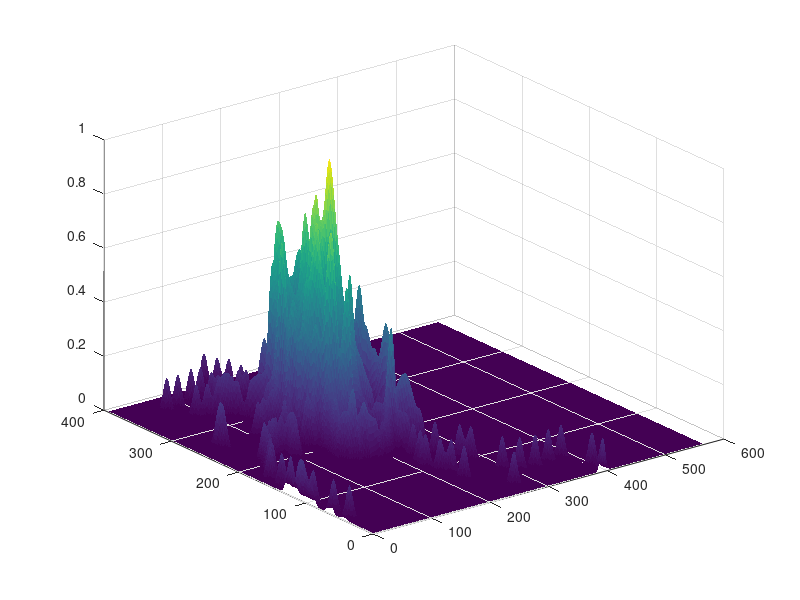

Here is the MATLAB script that generated this plot: (Note: this script raises an error after producing the figure.)
close all;
clear;
clc;

addpath('jsonlab-1.5');
load('mask.mat');

Bound.x = 566;
Bound.y = 395;
exetremumCount = 1;
[x, y] = meshgrid(1:Bound.x, 1:Bound.y);
maskSurface = surf(x, y, Mask);
shading flat;
alpha(0.25);
hold on;

for x = 2:Bound.x - 1

    for y = 2:Bound.y - 1

        if Mask(y, x) > 1e-4 && ...
                Mask(y, x) < Mask(y - 1, x) && Mask(y, x) < Mask(y + 1, x) && ...
                Mask(y, x) < Mask(y, x - 1) && Mask(y, x) < Mask(y, x + 1)
            exetremum(exetremumCount).x = x;
            exetremum(exetremumCount).y = y;
            exetremum(exetremumCount).mask = Mask(y, x);
            exetremumCount = exetremumCount + 1;
            plot3(x, y, Mask(y, x), '.', 'Markersize', 16);
        end

    end

end

savejson('exetremum', exetremum, 'exetremum.json');
